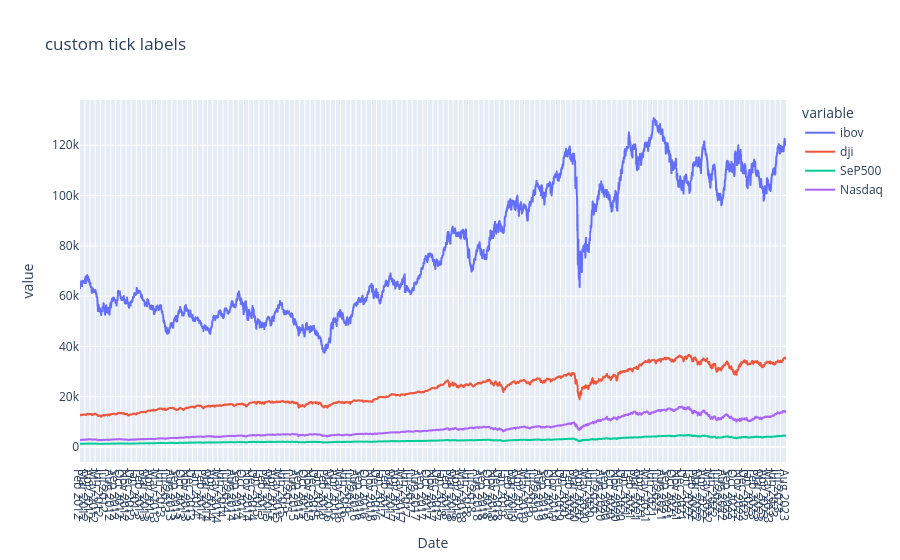

The notebook cell this image was saved under:
### Markdown cell above
>Plotando o gráfico com o preços de fechamento do Índice Bovespa

### Code cell
import plotly.express as px

fig = px.line(df, y=df.columns, title='custom tick labels')
fig.update_xaxes(
    dtick="M1")
fig.show()

### Figure 1 — Plotly figure (JSON) as saved in the notebook; plotly's stock layout.template omitted (floating-point values rounded to 4 significant figures; data arrays with more than 128 entries replaced by an {"elided": "..."} marker saying what was removed)
{"data": [{"hovertemplate": "variable=ibov<br>Date=%{x}<br>value=%{y}<extra></extra>", "legendgroup": "ibov", "line": {"color": "#636efa", "dash": "solid"}, "marker": {"symbol": "circle"}, "mode": "lines", "name": "ibov", "showlegend": true, "type": "scattergl", "x": {"elided": "2968 str values"}, "xaxis": "x", "y": {"elided": "2968 float values"}, "yaxis": "y"}, {"hovertemplate": "variable=dji<br>Date=%{x}<br>value=%{y}<extra></extra>", "legendgroup": "dji", "line": {"color": "#EF553B", "dash": "solid"}, "marker": {"symbol": "circle"}, "mode": "lines", "name": "dji", "showlegend": true, "type": "scattergl", "x": {"elided": "2968 str values"}, "xaxis": "x", "y": {"elided": "2968 float values"}, "yaxis": "y"}, {"hovertemplate": "variable=SeP500<br>Date=%{x}<br>value=%{y}<extra></extra>", "legendgroup": "SeP500", "line": {"color": "#00cc96", "dash": "solid"}, "marker": {"symbol": "circle"}, "mode": "lines", "name": "SeP500", "showlegend": true, "type": "scattergl", "x": {"elided": "2968 str values"}, "xaxis": "x", "y": {"elided": "2968 float values"}, "yaxis": "y"}, {"hovertemplate": "variable=Nasdaq<br>Date=%{x}<br>value=%{y}<extra></extra>", "legendgroup": "Nasdaq", "line": {"color": "#ab63fa", "dash": "solid"}, "marker": {"symbol": "circle"}, "mode": "lines", "name": "Nasdaq", "showlegend": true, "type": "scattergl", "x": {"elided": "2968 str values"}, "xaxis": "x", "y": {"elided": "2968 float values"}, "yaxis": "y"}], "layout": {"legend": {"title": {"text": "variable"}, "tracegroupgap": 0}, "title": {"text": "custom tick labels"}, "xaxis": {"anchor": "y", "domain": [0, 1], "dtick": "M1", "title": {"text": "Date"}}, "yaxis": {"anchor": "x", "domain": [0, 1], "title": {"text": "value"}}}}
